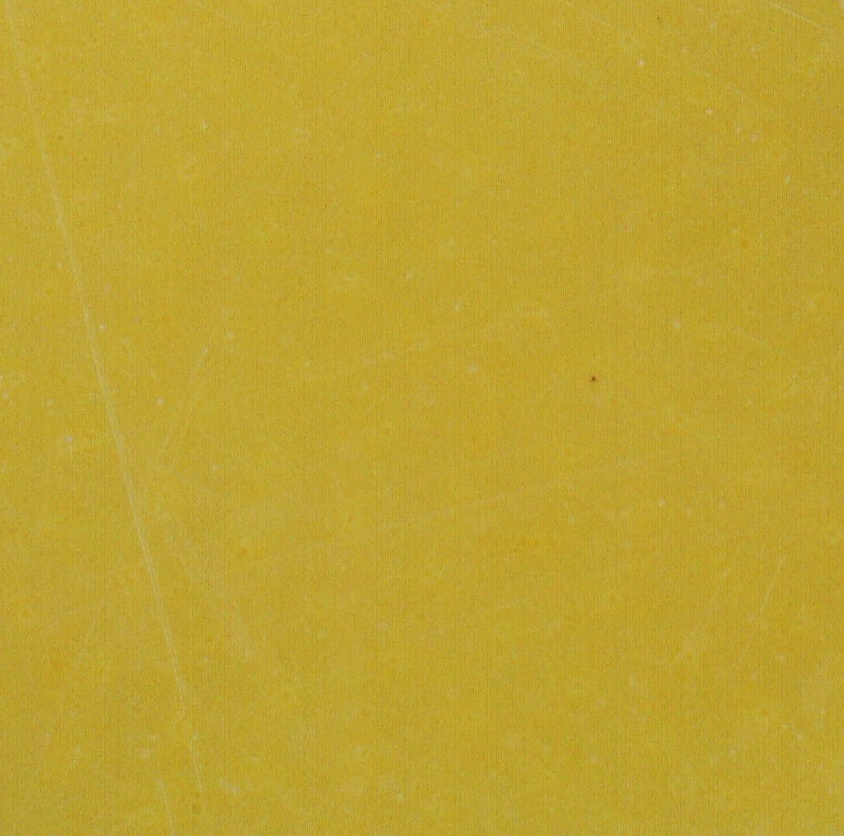
#> input picture Imagens/Testar/amarelo-rotogravura.jpeg, 844 x 836 px, shrunk from 1090 x 1080 before the run; its folder holds only this picture in this run
$ python plot_mi.py
#> lines starting #> are read from the running program, lines starting #| are printed output that depends on the picture
import cv2
import numpy as np
import matplotlib.pyplot as plt
import os

# ============================
# PARÂMETROS DO MÉTODO
# ============================

# Tamanho do filtro passa-baixa (remove ruído fino)
GAUSSIAN_KERNEL = (21, 21)
GAUSSIAN_SIGMA = 5

# Região de interesse (ROI) – usar None para imagem inteira
ROI = None  # Exemplo: (x, y, w, h)

# ============================
# FUNÇÕES PRINCIPAIS
# ============================

def load_image_gray(path):
    """Carrega imagem e converte para escala de cinza"""
    img = cv2.imread(path, cv2.IMREAD_GRAYSCALE)
    if img is None:
        raise ValueError(f"Erro ao carregar imagem: {path}")
    return img.astype(np.float32)


def apply_roi(img, roi):
    """Aplica região de interesse"""
    if roi is None:
        return img
    x, y, w, h = roi
    return img[y:y+h, x:x+w]


def low_pass_filter(img, kernel, sigma):
    """Filtro passa-baixa para eliminar ruído fino"""
    return cv2.GaussianBlur(img, kernel, sigma)


def mottling_metrics(img):
    """
    Calcula métricas quantitativas de mottling:
    - Média da luminância
    - Desvio-padrão
    - Mottling Index (coeficiente de variação)
    """
    mean = np.mean(img)
    std = np.std(img)
    mi = std / mean * 100  # percentual
    return mean, std, mi


def plot_results(original, filtered, name, mi):
    """Exibe resultados visuais"""
    plt.figure(figsize=(8, 4))

    plt.subplot(1, 2, 1)
    plt.title("Imagem Original")
    plt.imshow(original, cmap='gray')
    plt.axis('off')

    plt.subplot(1, 2, 2)
    # [5 lines of commented-out code are left out]
    diff = cv2.normalize(abs(filtered - np.mean(filtered)),
                          None, 0, 255, cv2.NORM_MINMAX)
    plt.title("Mapa de Não-Uniformidade")
    plt.imshow(diff, cmap='inferno')
    plt.axis('off')

    plt.suptitle(f"{name}  |  Mottling Index = {mi:.2f}%")
    plt.tight_layout()
    plt.show()


# ============================
# PROCESSAMENTO EM LOTE
# ============================

def process_folder(folder):
    results = []

    for file in os.listdir(folder):
        if file.lower().endswith(('.png', '.jpg', '.jpeg', '.tif', '.bmp')):
            path = os.path.join(folder, file)

            img = load_image_gray(path)
#> in load_image_gray, `img = cv2.imread(path, cv2.IMREAD_GRAYSCALE)`:
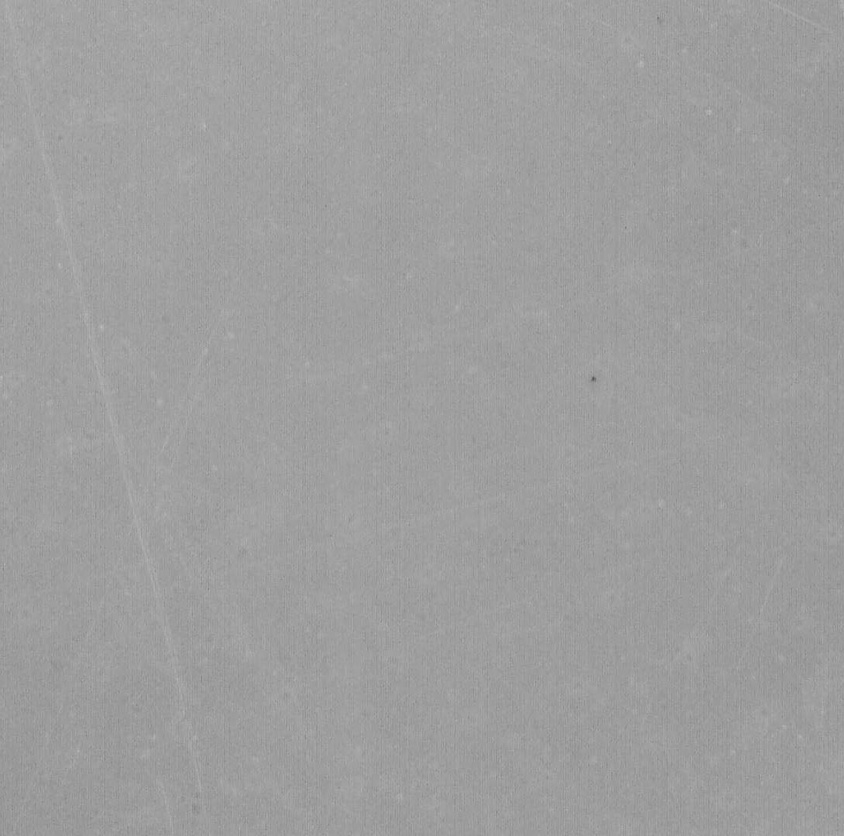
#> img: shape (836, 844); min 81, max 190, mean 158.4
            img = apply_roi(img, ROI)
            filtered = low_pass_filter(img, GAUSSIAN_KERNEL, GAUSSIAN_SIGMA)

            mean, std, mi = mottling_metrics(filtered)
#> in mottling_metrics, `mean = np.mean(img)`: mean = 158.4
#> in mottling_metrics, `std = np.std(img)`: std = 2.39
#> in mottling_metrics, `mi = std / mean * 100`: mi = 1.51
#> mean = 158.4; std = 2.39; mi = 1.51

            results.append((file, mean, std, mi))

            print(f"{file:30s} | Média: {mean:.2f} | Std: {std:.2f} | MI: {mi:.2f}%")
#| amarelo-rotogravura.jpeg       | Média: 158.42 | Std: 2.39 | MI: 1.51%

            plot_results(cv2.imread(path, cv2.IMREAD_COLOR_RGB), filtered, file, mi)
#> in plot_results, `diff = cv2.normalize(abs(filtered - np.mean(filtered)), None, 0, 255, ..`:
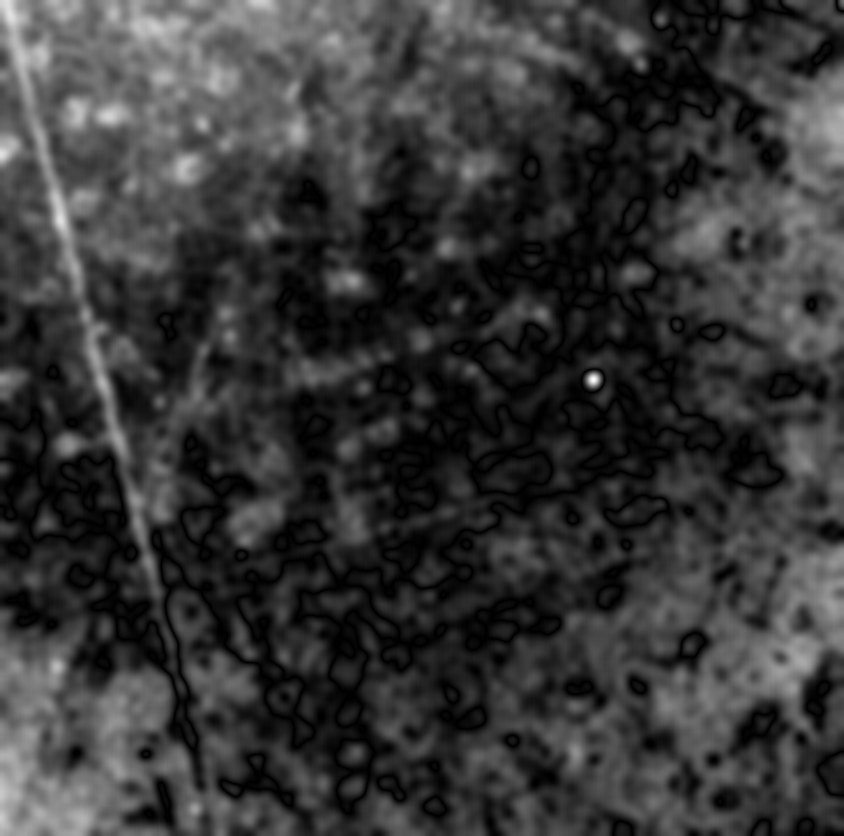
#> diff: shape (836, 844) float32; min 0, max 255, mean 55
#> in plot_results, `plt.show()`:
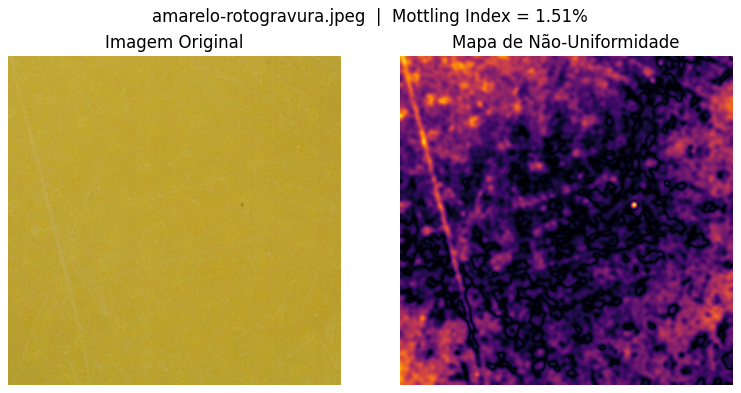
#> figure drawn by matplotlib, 2 panels; B, G, R data is drawn as R, G, B

    return results


# ============================
# EXECUÇÃO
# ============================

if __name__ == "__main__":
    folder_path = "Imagens/Testar"  # pasta com as imagens
    results = process_folder(folder_path)
#> results = [('amarelo-rotogravura.jpeg', 158.4, 2.39, 1.51)]

$ run again, on Imagens/Testar/orange-close.jpg
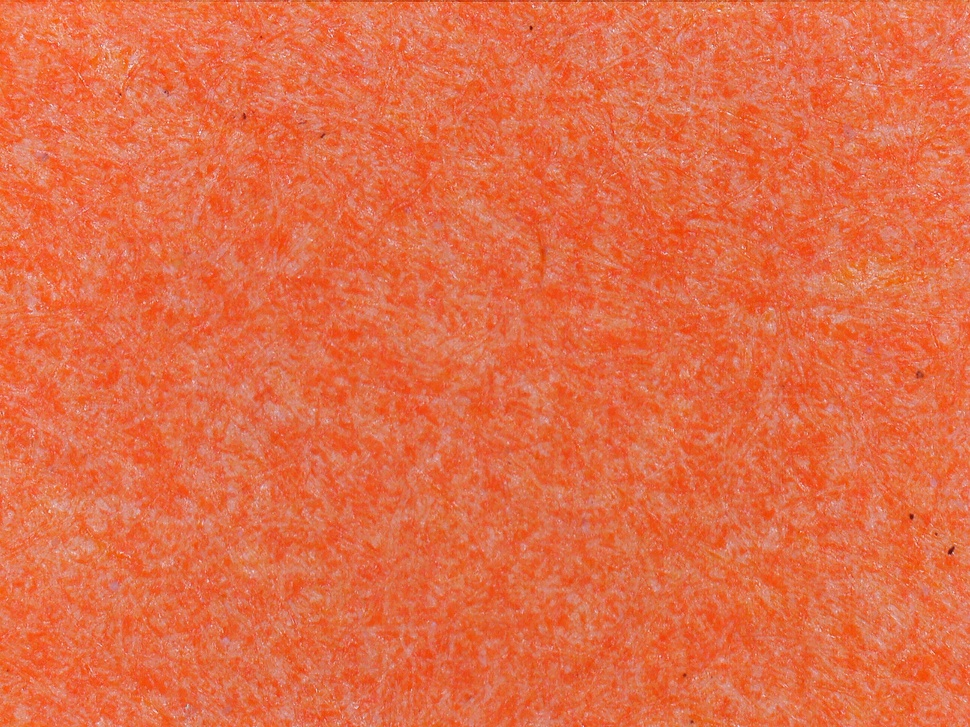
#> input picture Imagens/Testar/orange-close.jpg, 970 x 727 px, shrunk from 2592 x 1944 before the run
#> in load_image_gray, `img = cv2.imread(path, cv2.IMREAD_GRAYSCALE)`:
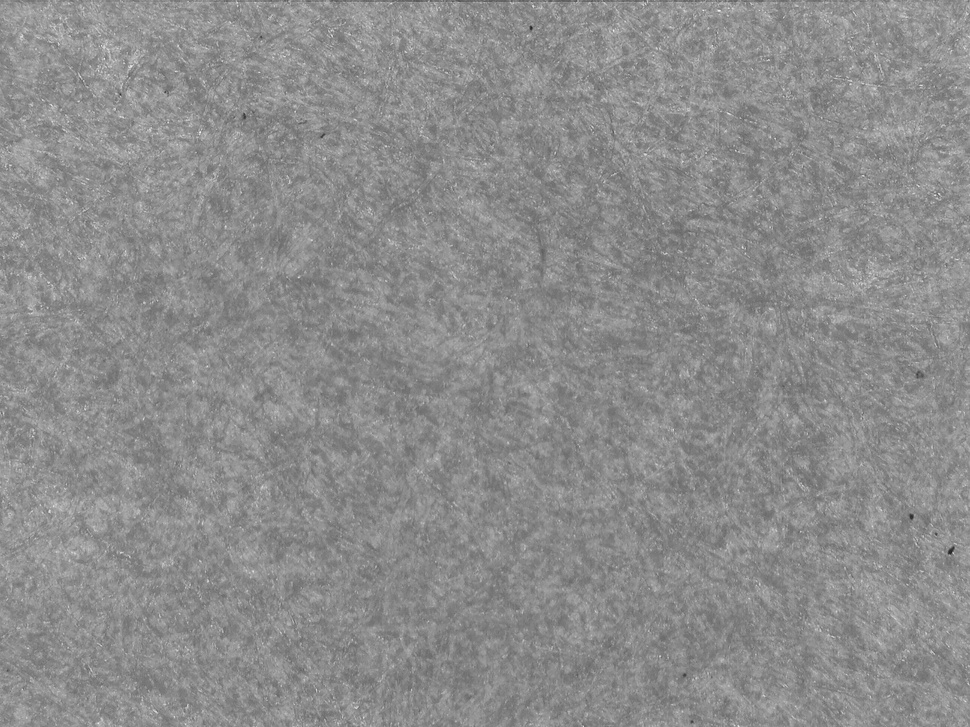
#> img: shape (727, 970); min 32, max 244, mean 140.1
#> in mottling_metrics, `mean = np.mean(img)`: mean = 140.1
#> in mottling_metrics, `std = np.std(img)`: std = 6.04
#> in mottling_metrics, `mi = std / mean * 100`: mi = 4.31
#> in process_folder, `mean, std, mi = mottling_metrics(filtered)`: mean = 140.1; std = 6.04; mi = 4.31
#| orange-close.jpg               | Média: 140.13 | Std: 6.04 | MI: 4.31%
#> in plot_results, `plt.show()`:
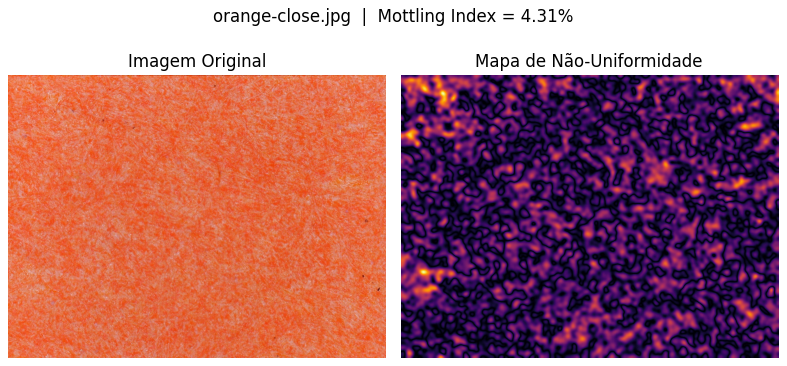
#> figure drawn by matplotlib, 2 panels; B, G, R data is drawn as R, G, B
#> results = [('orange-close.jpg', 140.1, 6.04, 4.31)]
